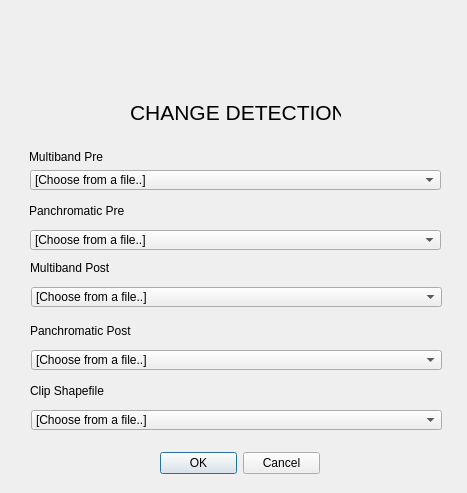
<?xml version="1.0" encoding="UTF-8"?>
<ui version="4.0">
 <class>ChangeDetectionDilkushi</class>
 <widget class="QDialog" name="ChangeDetectionDilkushi">
  <property name="geometry">
   <rect>
    <x>0</x>
    <y>0</y>
    <width>467</width>
    <height>493</height>
   </rect>
  </property>
  <property name="windowTitle">
   <string>SensumTools</string>
  </property>
  <widget class="QWidget" name="widget" native="true">
   <property name="geometry">
    <rect>
     <x>20</x>
     <y>140</y>
     <width>441</width>
     <height>301</height>
    </rect>
   </property>
   <widget class="QLabel" name="label_panchromatic">
    <property name="geometry">
     <rect>
      <x>9</x>
      <y>63</y>
      <width>123</width>
      <height>16</height>
     </rect>
    </property>
    <property name="text">
     <string>Panchromatic Pre</string>
    </property>
   </widget>
   <widget class="QLabel" name="label_multiband">
    <property name="geometry">
     <rect>
      <x>9</x>
      <y>9</y>
      <width>101</width>
      <height>16</height>
     </rect>
    </property>
    <property name="text">
     <string>Multiband Pre</string>
    </property>
   </widget>
   <widget class="QComboBox" name="comboBox_multiband_pre">
    <property name="geometry">
     <rect>
      <x>10</x>
      <y>30</y>
      <width>411</width>
      <height>20</height>
     </rect>
    </property>
    <item>
     <property name="text">
      <string comment="Click to select File" extracomment="Click to select File">[Choose from a file..]</string>
     </property>
    </item>
   </widget>
   <widget class="QComboBox" name="comboBox_panchromatic_pre">
    <property name="geometry">
     <rect>
      <x>10</x>
      <y>90</y>
      <width>411</width>
      <height>20</height>
     </rect>
    </property>
    <item>
     <property name="text">
      <string comment="Click to select File" extracomment="Click to select File">[Choose from a file..]</string>
     </property>
    </item>
   </widget>
   <widget class="QComboBox" name="comboBox_multiband_post">
    <property name="geometry">
     <rect>
      <x>11</x>
      <y>147</y>
      <width>411</width>
      <height>20</height>
     </rect>
    </property>
    <item>
     <property name="text">
      <string comment="Click to select File" extracomment="Click to select File">[Choose from a file..]</string>
     </property>
    </item>
   </widget>
   <widget class="QLabel" name="label_panchromatic_2">
    <property name="geometry">
     <rect>
      <x>10</x>
      <y>120</y>
      <width>123</width>
      <height>16</height>
     </rect>
    </property>
    <property name="text">
     <string>Multiband Post</string>
    </property>
   </widget>
   <widget class="QComboBox" name="comboBox_panchromatic_post">
    <property name="geometry">
     <rect>
      <x>11</x>
      <y>210</y>
      <width>411</width>
      <height>20</height>
     </rect>
    </property>
    <item>
     <property name="text">
      <string comment="Click to select File" extracomment="Click to select File">[Choose from a file..]</string>
     </property>
    </item>
   </widget>
   <widget class="QLabel" name="label_panchromatic_3">
    <property name="geometry">
     <rect>
      <x>10</x>
      <y>183</y>
      <width>123</width>
      <height>16</height>
     </rect>
    </property>
    <property name="text">
     <string>Panchromatic Post</string>
    </property>
   </widget>
   <widget class="QComboBox" name="comboBox_clip_shapefile">
    <property name="geometry">
     <rect>
      <x>11</x>
      <y>270</y>
      <width>411</width>
      <height>20</height>
     </rect>
    </property>
    <item>
     <property name="text">
      <string comment="Click to select File" extracomment="Click to select File">[Choose from a file..]</string>
     </property>
    </item>
   </widget>
   <widget class="QLabel" name="label_panchromatic_4">
    <property name="geometry">
     <rect>
      <x>10</x>
      <y>243</y>
      <width>123</width>
      <height>16</height>
     </rect>
    </property>
    <property name="text">
     <string>Clip Shapefile</string>
    </property>
   </widget>
  </widget>
  <widget class="QLabel" name="label_title">
   <property name="geometry">
    <rect>
     <x>130</x>
     <y>100</y>
     <width>211</width>
     <height>21</height>
    </rect>
   </property>
   <property name="text">
    <string>&lt;html&gt;&lt;head/&gt;&lt;body&gt;&lt;p&gt;&lt;span style=&quot; font-size:16pt;&quot;&gt;CHANGE DETECTION&lt;/span&gt;&lt;/p&gt;&lt;/body&gt;&lt;/html&gt;</string>
   </property>
  </widget>
  <widget class="QDialogButtonBox" name="buttonBox">
   <property name="geometry">
    <rect>
     <x>160</x>
     <y>450</y>
     <width>160</width>
     <height>27</height>
    </rect>
   </property>
   <property name="orientation">
    <enum>Qt::Horizontal</enum>
   </property>
   <property name="standardButtons">
    <set>QDialogButtonBox::Cancel|QDialogButtonBox::Ok</set>
   </property>
  </widget>
  <widget class="QLabel" name="logo_unipv">
   <property name="geometry">
    <rect>
     <x>340</x>
     <y>10</y>
     <width>91</width>
     <height>81</height>
    </rect>
   </property>
   <property name="text">
    <string/>
   </property>
   <property name="pixmap">
    <pixmap>.sensum/cambridge.png</pixmap>
   </property>
  </widget>
  <widget class="QLabel" name="logo_sensum">
   <property name="geometry">
    <rect>
     <x>30</x>
     <y>20</y>
     <width>241</width>
     <height>61</height>
    </rect>
   </property>
   <property name="text">
    <string/>
   </property>
   <property name="pixmap">
    <pixmap>.sensum/sensum.png</pixmap>
   </property>
  </widget>
 </widget>
 <resources/>
 <connections>
  <connection>
   <sender>buttonBox</sender>
   <signal>accepted()</signal>
   <receiver>ChangeDetectionDilkushi</receiver>
   <slot>accept()</slot>
   <hints>
    <hint type="sourcelabel">
     <x>248</x>
     <y>254</y>
    </hint>
    <hint type="destinationlabel">
     <x>157</x>
     <y>274</y>
    </hint>
   </hints>
  </connection>
  <connection>
   <sender>buttonBox</sender>
   <signal>rejected()</signal>
   <receiver>ChangeDetectionDilkushi</receiver>
   <slot>reject()</slot>
   <hints>
    <hint type="sourcelabel">
     <x>316</x>
     <y>260</y>
    </hint>
    <hint type="destinationlabel">
     <x>286</x>
     <y>274</y>
    </hint>
   </hints>
  </connection>
 </connections>
</ui>
